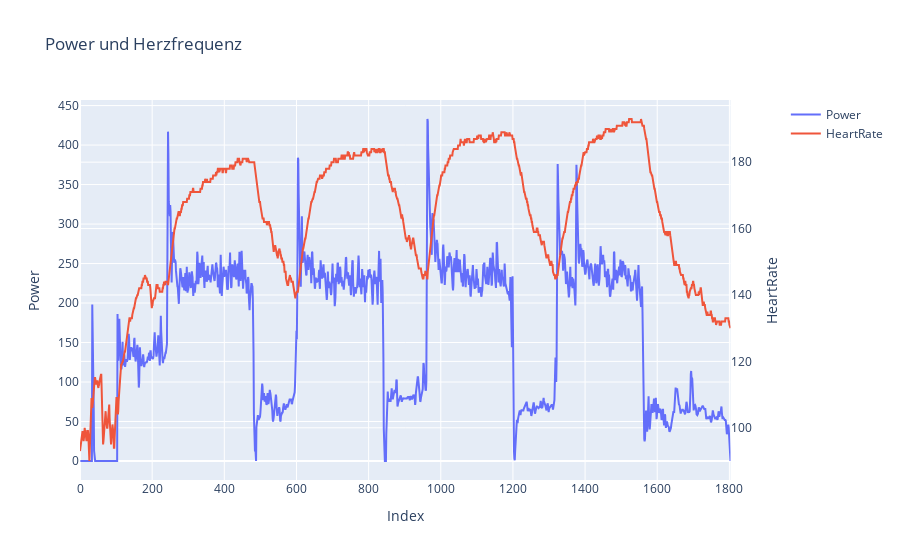

The notebook cell this image was saved under:
### Code cell
# Erstelle ein Plotly-Figure-Objekt
fig = go.Figure()

# Erstelle ein Plotly-Figure-Objekt mit zwei y-Achsen
fig = make_subplots(specs=[[{"secondary_y": True}]])

# Füge die Power-Daten zum Diagramm hinzu
fig.add_trace(go.Scatter(x=df.index, y=df['PowerOriginal'], mode='lines', name='Power'), secondary_y=False)

# Füge die Heartrate-Daten zum Diagramm hinzu
fig.add_trace(go.Scatter(x=df.index, y=df['HeartRate'], mode='lines', name='HeartRate'), secondary_y=True)

# Layout des Diagramms anpassen
fig.update_layout(title='Power und Herzfrequenz',
                  xaxis_title='Index',
                  yaxis_title='Power',
                  yaxis2_title='HeartRate')

# Diagramm anzeigen
fig.show()

### Figure 1 — Plotly figure (JSON) as saved in the notebook; plotly's stock layout.template omitted (floating-point values rounded to 4 significant figures; data arrays with more than 128 entries replaced by an {"elided": "..."} marker saying what was removed)
{"data": [{"mode": "lines", "name": "Power", "type": "scatter", "x": {"elided": "1804 int values"}, "xaxis": "x", "y": {"elided": "1804 int values"}, "yaxis": "y"}, {"mode": "lines", "name": "HeartRate", "type": "scatter", "x": {"elided": "1804 int values"}, "xaxis": "x", "y": {"elided": "1804 int values"}, "yaxis": "y2"}], "layout": {"title": {"text": "Power und Herzfrequenz"}, "xaxis": {"anchor": "y", "domain": [0, 0.94], "title": {"text": "Index"}}, "yaxis": {"anchor": "x", "domain": [0, 1], "title": {"text": "Power"}}, "yaxis2": {"anchor": "x", "overlaying": "y", "side": "right", "title": {"text": "HeartRate"}}}}
